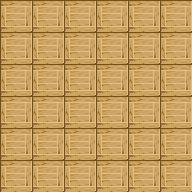

Below is a game level as drawn by its tile map, then a one-line description and the .tmx file that defines it, in full:
An orthogonal 6x6 tile map with 32x32 px tiles, 3 tile layers (ground, detail_down, detail_up), 2 tilesets and 2 objects (spawn, interactable).

<map version="1.10" tiledversion="1.11.2" orientation="orthogonal" renderorder="right-down" width="6" height="6" tilewidth="32" tileheight="32" infinite="0" nextlayerid="7" nextobjectid="51">
 <editorsettings>
  <export target="../../content/maps/village_house_1.json" format="json" />
 </editorsettings>
 <tileset firstgid="1" source="main.tsx" />
 <tileset firstgid="668" source="tilesets/house.tsx" />
 <layer id="1" name="ground" width="6" height="6">
  <data encoding="csv">
31,31,31,31,31,31,
31,31,31,31,31,31,
31,31,31,31,31,31,
31,31,31,31,31,31,
31,31,31,31,31,31,
31,31,31,31,31,31
</data>
 </layer>
 <objectgroup id="6" name="collision" />
 <layer id="3" name="detail_down" width="6" height="6">
  <data encoding="csv">
0,0,0,0,0,0,
0,0,0,0,0,0,
0,0,0,0,0,0,
0,0,0,0,0,0,
0,0,0,0,0,0,
0,0,0,0,0,0
</data>
 </layer>
 <objectgroup id="5" name="objects">
  <object id="47" name="village_house_1_spawn" type="spawn" x="79.8004" y="141.262">
   <properties>
    <property name="kind" value="spawn" />
   </properties>
  </object>
  <object id="48" name="village_house_1_exit" type="interactable" x="64.0916" y="158.551" width="32" height="33">
   <properties>
    <property name="destination_map" value="village" />
    <property name="destination_spawn" value="village_house_1_exit_spawn" />
    <property name="is_visible" type="bool" value="true" />
    <property name="kind" value="transition" />
    <property name="label" value="Exit" />
   </properties>
  </object>
 </objectgroup>
 <layer id="4" name="detail_up" width="6" height="6">
  <data encoding="csv">
0,0,0,0,0,0,
0,0,0,0,0,0,
0,0,0,0,0,0,
0,0,0,0,0,0,
0,0,0,0,0,0,
0,0,0,0,0,0
</data>
 </layer>
</map>
